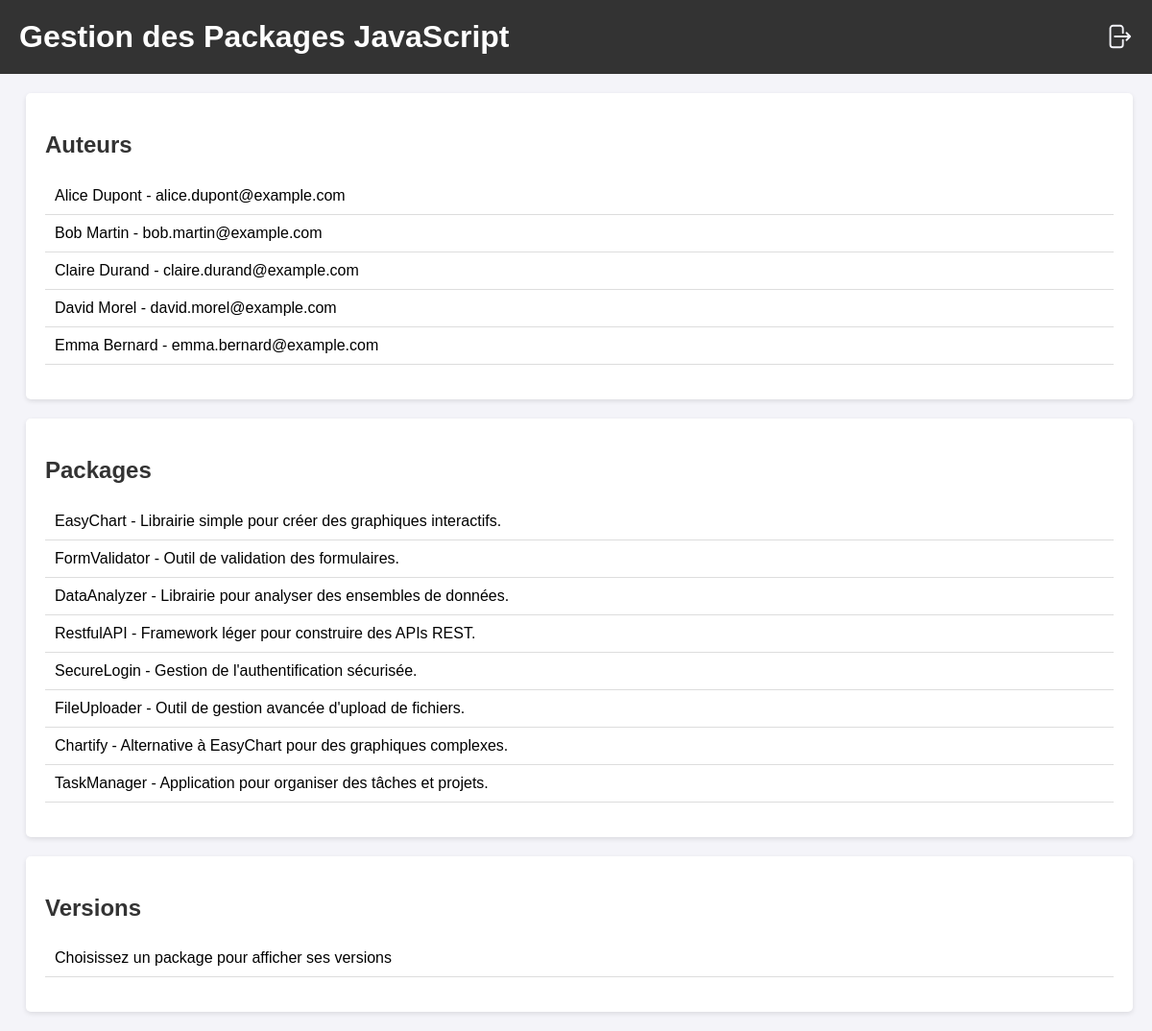
Screenshot of /index1.php with the database file from the repository.
### tables this page shows
CREATE TABLE Auteurs (
  id INT AUTO_INCREMENT PRIMARY KEY,
  nom VARCHAR(255) NOT NULL,
  email VARCHAR(255) UNIQUE NOT NULL
);

CREATE TABLE Packages (
    id INT AUTO_INCREMENT PRIMARY KEY,
    nom VARCHAR(255) NOT NULL,
    description TEXT,
    date_creation DATE,
    auteur_id INT NOT NULL,
    FOREIGN KEY (auteur_id) REFERENCES Auteurs(id)
);

### index1.php (the view, shortened to what this page needs)
<?php
$is_admin = $_SESSION['is_admin'] ?? false;
$host = 'localhost';
$dbname = 'gestion';
$username = 'root';
$password = '';
try {
    $pdo = new PDO("mysql:host=$host;dbname=$dbname", $username, $password);
    $pdo->setAttribute(PDO::ATTR_ERRMODE, PDO::ERRMODE_EXCEPTION);
} catch (PDOException $e) {
    die("Erreur de connexion : " . $e->getMessage());
}
function getAllAuthors()
{
    global $pdo;
    $stmt = $pdo->query('SELECT * FROM Auteurs');
    return $stmt->fetchAll(PDO::FETCH_ASSOC);
}
function getAllPackages()
{
    global $pdo;
    $stmt = $pdo->query('SELECT * FROM Packages');
    return $stmt->fetchAll(PDO::FETCH_ASSOC);
}
?>
<!DOCTYPE html>
<html lang="en">
<head>
    <link rel="stylesheet" href="assets/CSS/style.css">
</head>
<body>
    <header>
        <h1>Gestion des Packages JavaScript</h1>
        <a href="logout.php">
        </a>
    </header>
    <section>
        <h2>Auteurs</h2>
        <ul>
            <?php
            $authors = getAllAuthors();
            foreach ($authors as $author) {
                echo "
                    <li class='author' data-id='{$author['id']}'>
                        {$author['nom']} - {$author['email']}
                        " . ($is_admin ? "
                        <form method='POST' style='display:inline;'>
                            <input type='hidden' name='csrf_token' value='{$_SESSION['csrf_token']}'>
                            <input type='hidden' name='author_id' value='{$author['id']}'>
                            <button type='submit' name='delete_author' onclick='return confirm(\"Êtes-vous sûr de vouloir supprimer cet auteur ?\")'>
                                <svg xmlns='http://www.w3.org/2000/svg' viewBox='0 0 20 20' fill='currentColor' width='20px' class='size-5'>
                                    <path fill-rule='evenodd' d='M8.75 1A2.75 2.75 0 0 0 6 3.75v.443c-.795.077-1.584.176-2.365.298a.75.75 0 1 0 .23 1.482l.149-.022.841 10.518A2.75 2.75 0 0 0 7.596 19h4.807a2.75 2.75 0 0 0 2.742-2.53l.841-10.52.149.023a.75.75 0 0 0 .23-1.482A41.03 41.03 0 0 0 14 4.193V3.75A2.75 2.75 0 0 0 11.25 1h-2.5ZM10 4c.84 0 1.673.025 2.5.075V3.75c0-.69-.56-1.25-1.25-1.25h-2.5c-.69 0-1.25.56-1.25 1.25v.325C8.327 4.025 9.16 4 10 4ZM8.58 7.72a.75.75 0 0 0-1.5.06l.3 7.5a.75.75 0 1 0 1.5-.06l-.3-7.5Zm4.34.06a.75.75 0 1 0-1.5-.06l-.3 7.5a.75.75 0 1 0 1.5.06l.3-7.5Z' clip-rule='evenodd' />
                                </svg>
                            </button>
                        </form>
                        " : "") . "
                    </li>
                ";
            }
            ?>
        </ul>
    </section>
    <section>
        <h2>Packages</h2>
        <ul class="package-list">
            <?php
            $packages = getAllPackages();
            foreach ($packages as $package) {
                echo "
                    <li class='package' data-id='{$package['id']}'>
                        {$package['nom']} - {$package['description']}
                        " . ($is_admin ? "
                        <form method='POST' style='display:inline;'>
                            <input type='hidden' name='csrf_token' value='{$_SESSION['csrf_token']}'>
                            <input type='hidden' name='package_id' value='{$package['id']}'>
                            <button type='submit' name='delete_package' onclick='return confirm(\"Êtes-vous sûr de vouloir supprimer ce package ?\")'>
                                <svg xmlns='http://www.w3.org/2000/svg' viewBox='0 0 20 20' fill='currentColor' width='20px' class='size-5'>
                                    <path fill-rule='evenodd' d='M8.75 1A2.75 2.75 0 0 0 6 3.75v.443c-.795.077-1.584.176-2.365.298a.75.75 0 1 0 .23 1.482l.149-.022.841 10.518A2.75 2.75 0 0 0 7.596 19h4.807a2.75 2.75 0 0 0 2.742-2.53l.841-10.52.149.023a.75.75 0 0 0 .23-1.482A41.03 41.03 0 0 0 14 4.193V3.75A2.75 2.75 0 0 0 11.25 1h-2.5ZM10 4c.84 0 1.673.025 2.5.075V3.75c0-.69-.56-1.25-1.25-1.25h-2.5c-.69 0-1.25.56-1.25 1.25v.325C8.327 4.025 9.16 4 10 4ZM8.58 7.72a.75.75 0 0 0-1.5.06l.3 7.5a.75.75 0 1 0 1.5-.06l-.3-7.5Zm4.34.06a.75.75 0 1 0-1.5-.06l-.3 7.5a.75.75 0 1 0 1.5.06l.3-7.5Z' clip-rule='evenodd' />
                                </svg>
                            </button>
                        </form>
                        " : "") . "
                    </li>
                ";
            }
            ?>
        </ul>
    </section>
    <section>
        <h2>Versions</h2>
        <ul class='version-list'>
            <li>Choisissez un package pour afficher ses versions</li>
        </ul>
    </section>
</body>
</html>

### assets/CSS/style.css (style rules this page uses)
body { font-family: Arial, sans-serif; margin: 0; padding: 0; background-color: #f4f4f9; }
header { display: flex; align-items: center; background-color: #333; color: white; padding: 20px; }
a { margin-left: auto; text-decoration: none; align-self: self-end; }
h1 { margin: 0; }
section { margin: 20px; margin-left: 27px; padding: 20px; background-color: white; border-radius: 5px; box-shadow: 0 2px 5px rgba(0, 0, 0, 0.1); }
h2 { color: #333; }
ul { list-style-type: none; padding: 0; }
ul li { padding: 10px; border-bottom: 1px solid #ddd; }
svg { width: 30px; }
li { cursor: pointer; align-items: center; display: flex; }

### rows the page displays
auteurs: nom "Alice Dupont", email "alice.dupont@example.com"
auteurs: nom "Bob Martin", email "bob.martin@example.com"
auteurs: nom "Claire Durand", email "claire.durand@example.com"
auteurs: nom "David Morel", email "david.morel@example.com"
auteurs: nom "Emma Bernard", email "emma.bernard@example.com"
packages: nom "EasyChart", description "Librairie simple pour créer des graphiques interactifs."
packages: nom "FormValidator", description "Outil de validation des formulaires."
packages: nom "DataAnalyzer", description "Librairie pour analyser des ensembles de données."
packages: nom "RestfulAPI", description "Framework léger pour construire des APIs REST."
packages: nom "SecureLogin", description "Gestion de l'authentification sécurisée."
packages: nom "FileUploader", description "Outil de gestion avancée d'upload de fichiers."
packages: nom "Chartify", description "Alternative à EasyChart pour des graphiques complexes."
packages: nom "TaskManager", description "Application pour organiser des tâches et projets."
